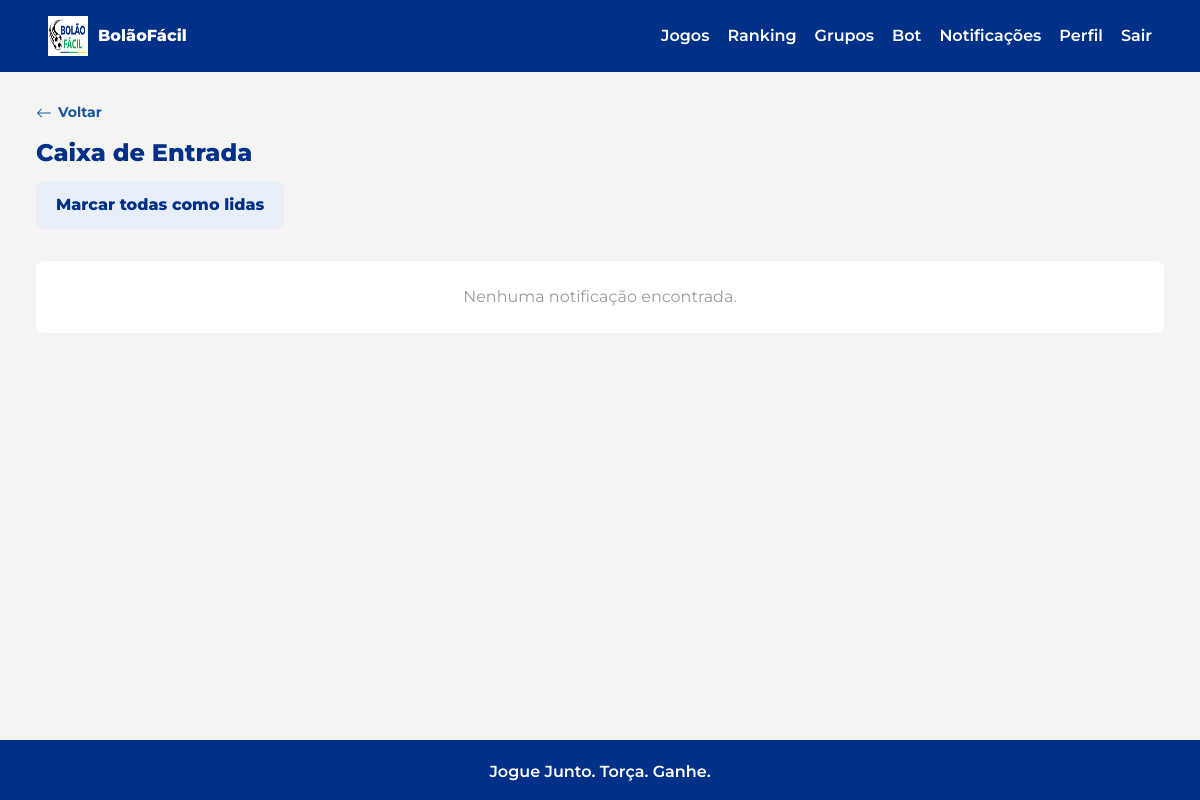
/notificacoes (signed in), run on an earlier commit of the app's database.
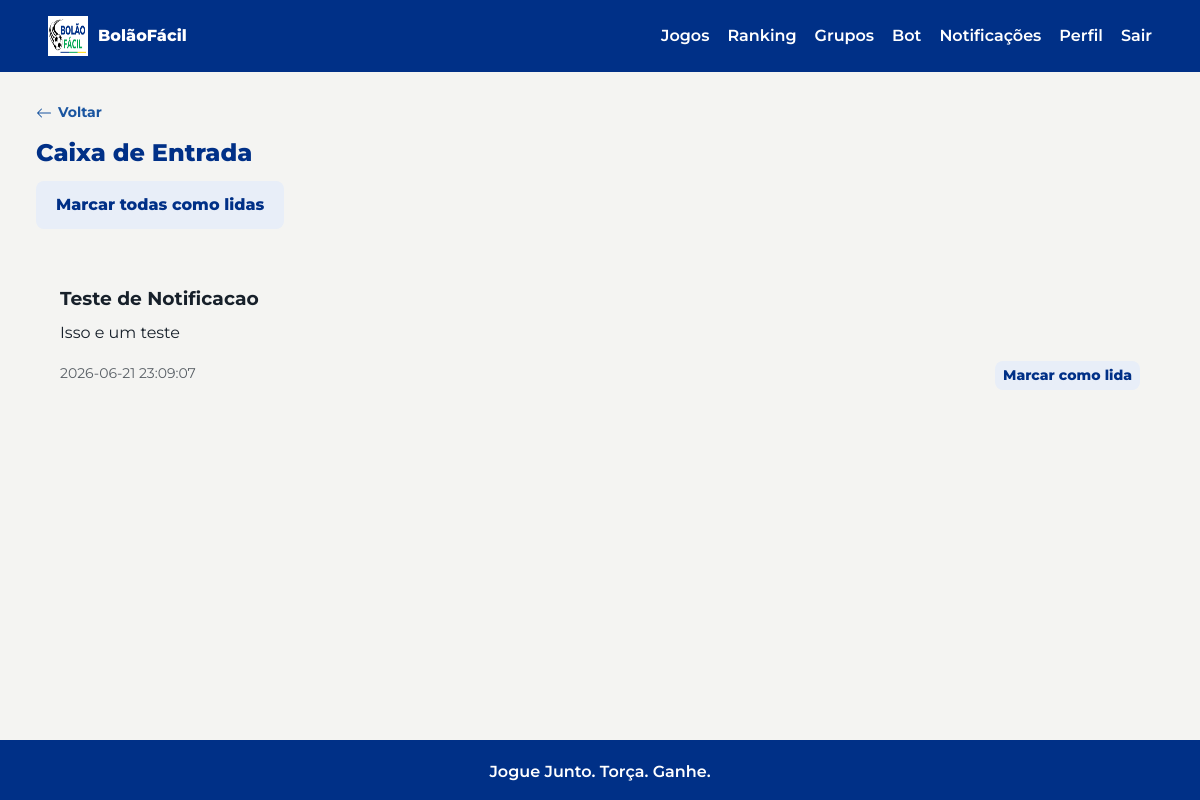
And on a later commit of the database.
### tables this page shows
CREATE TABLE notifications (
            id INTEGER PRIMARY KEY AUTOINCREMENT,
            user_id INTEGER NOT NULL,
            type TEXT NOT NULL,
            title TEXT NOT NULL,
            body TEXT,
            read INTEGER NOT NULL DEFAULT 0,
            extra_data TEXT,
            created_at TEXT NOT NULL DEFAULT CURRENT_TIMESTAMP,
            FOREIGN KEY (user_id) REFERENCES users(id) ON DELETE CASCADE
        );

### controllers/notification_controller.py (the view)
@notification_bp.route("/notificacoes", methods=["GET"])
@login_required
def inbox():
    notifications = Notification.list_for_user(current_user.id)
    return render_template("notifications/inbox.html", notifications=notifications)

### app.py (called while the page is built)
def get_db():
    if "db" not in g:
        database_url = current_app_config()["DATABASE_URL"]
        database_path = Path(database_url)
        database_path.parent.mkdir(parents=True, exist_ok=True)
        g.db = sqlite3.connect(database_path)
        g.db.row_factory = sqlite3.Row
        g.db.execute("PRAGMA foreign_keys = ON")
    return g.db

def current_app_config():
    from flask import current_app
    return current_app.config

@login_manager.user_loader
def load_user(user_id):
    return User.get_by_id(user_id)

### models/notification.py (called while the page is built)
def _db():
    from app import get_db
    return get_db()

    @staticmethod
    def list_for_user(user_id, unread_only=False):
        query = "SELECT * FROM notifications WHERE user_id = ?"
        params = [user_id]
        if unread_only:
            query += " AND read = 0"
        query += " ORDER BY created_at DESC"
        return _db().execute(query, params).fetchall()

### models/user.py (called while the page is built)
def _db():
    from app import get_db
    return get_db()

    @property
    def is_admin(self):
        return self.role == "admin"

    @staticmethod
    def get_by_id(user_id):
        row = _db().execute("SELECT * FROM users WHERE id = ?", (user_id,)).fetchone()
        return User.from_row(row)

### templates/notifications/inbox.html (shortened to what this page needs)
{% extends "base.html" %}
{% block content %}
<section class="content-head">
  <a href="javascript:history.back()" class="back-link">
    <svg width="16" height="16" fill="currentColor" viewBox="0 0 16 16"><path fill-rule="evenodd" d="M15 8a.5.5 0 0 0-.5-.5H2.707l3.147-3.146a.5.5 0 1 0-.708-.708l-4 4a.5.5 0 0 0 0 .708l4 4a.5.5 0 0 0 .708-.708L2.707 8.5H14.5A.5.5 0 0 0 15 8z"/></svg>
    Voltar
  </a>
  <h1>Caixa de Entrada</h1>
  <button id="mark-all-read" class="button-secondary">Marcar todas como lidas</button>
</section>
<section class="notifications-list" style="margin-top: 2rem; display: flex; flex-direction: column; gap: 1rem;">
  {% for notif in notifications %}
    <div class="notification-card {{ 'unread' if not notif.read else '' }}" data-id="{{ notif.id }}" style="padding: 1.5rem; border-radius: 8px; border: 1px solid var(--border-color); background: var(--bg-card); {{ 'border-left: 4px solid var(--primary-color);' if not notif.read else '' }}">
      <h3 style="margin-top: 0; margin-bottom: 0.5rem;">{{ notif.title }}</h3>
      <p style="margin: 0 0 1rem 0;">{{ notif.body }}</p>
      <span style="font-size: 0.875rem; opacity: 0.7;">{{ notif.created_at }}</span>
      {% if not notif.read %}
        <button class="button-secondary mark-read-btn" style="float: right; padding: 0.25rem 0.5rem; font-size: 0.875rem;">Marcar como lida</button>
      {% endif %}
    </div>
  {% else %}
    <div class="empty-state">Nenhuma notificação encontrada.</div>
  {% endfor %}
</section>
{% endblock %}

What changed in the data, as far as the page shows it:
added notifications: title "Teste de Notificacao", body "Isso e um teste", created_at "2026-06-21 23:09:07", read "Marcar como lida"
Also different on the page:
text no longer shown: "Nenhuma notificação encontrada."
